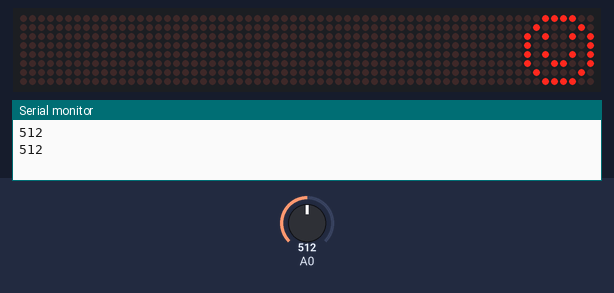
Simulated run of this sketch. Board: Arduino Pro Mini, built with avr-gcc and run on an emulated ATmega328P. On the bench: 64×8 LED matrix, the last lines printed to the serial monitor. The test bench sets the inputs (shaded band); at power-on: A0 = 512.

Above: at 1.8 s.
1.9 s: A0 set to 634
3.4 s: A0 set to 667
At 5.2 s:
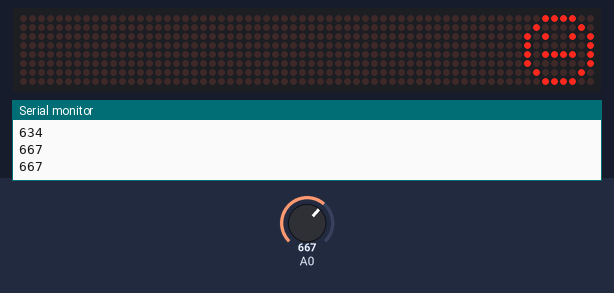
5.5 s: A0 set to 759
At 7.2 s:
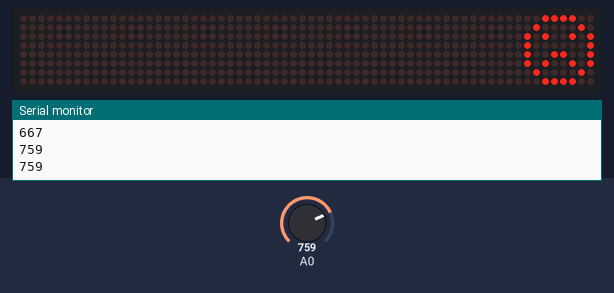
7.5 s: A0 set to 740
At 9.2 s:
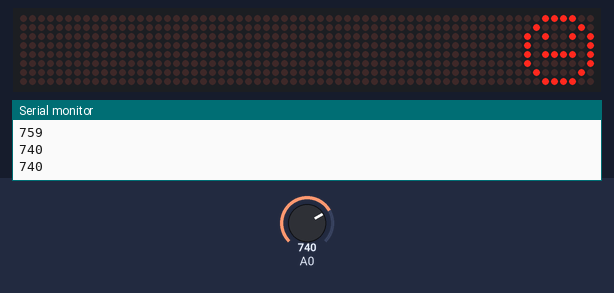
9.5 s: A0 set to 760
At 11.2 s:
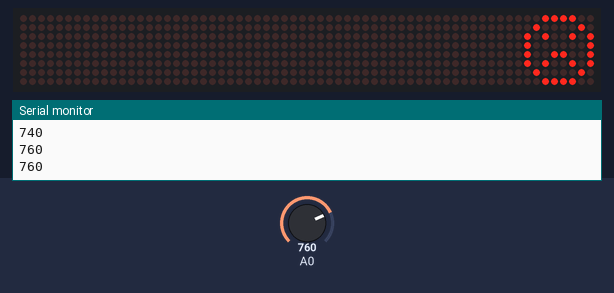
Timing chart, 0 to 12.5 s (numbered marks = the images above; inputs shaded):
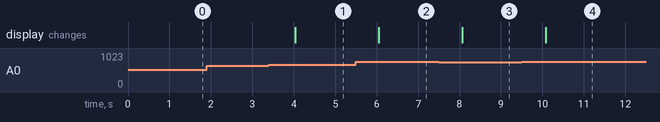

The sketch:

Friendly_Plant.ino
```cpp
#include <LedControl.h>

int DIN = 12;
int CS =  11;
int CLK = 10;

const int hygrometer = A0;	//Hygrometer sensor analog pin output at pin A0 of Arduino
//Variables
int value;

LedControl lc=LedControl(DIN,CLK,CS,0);

void setup(){
 lc.shutdown(0,false);       //The MAX72XX is in power-saving mode on startup
 lc.setIntensity(0,2);      // Set the brightness to maximum value
 lc.clearDisplay(0);         // and clear the display
 Serial.begin(9600);
}

void loop(){

    byte smile[8]=   {0x3C,0x42,0xA5,0x81,0xA5,0x99,0x42,0x3C};
    byte neutral[8]= {0x3C,0x42,0xA5,0x81,0xBD,0x81,0x42,0x3C};
    byte frown[8]=   {0x3C,0x42,0xA5,0x81,0x99,0xA5,0x42,0x3C};
    int sensorValue1 = analogRead(A0);
    Serial.println(sensorValue1);

  if (sensorValue1 >= 750){
    printByte(frown);
  }
  else if (sensorValue1 >= 650 && sensorValue1 < 749){
    printByte(neutral);
  }
  else {
    printByte(smile);
  }

    delay(1000); // Sensor will read moisture level every 10 seconds
    // When the plant is watered well the sensor will read a value 380~400, I will keep the 400
	// value but if you want you can change it below.

}


void printByte(byte character [])
{
  int i = 0;
  for(i=0;i<8;i++)
  {
    lc.setRow(0,i,character[i]);
  }
}
```

Measured:
- the behaviour switches between 649 and 650 on A0 (found by bisection; images 0 and 1)
- after the input at 3.4 s, the display: changes after 0.64 s (image 1)
- after the input at 5.5 s, the display: changes after 0.55 s (image 2)
- after the input at 7.5 s, the display: changes after 0.57 s (image 3)
- after the input at 9.5 s, the display: changes after 0.58 s (image 4)
